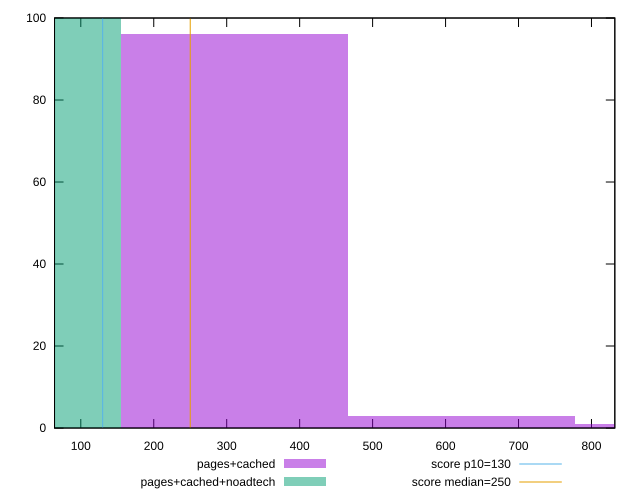

This chart was generated by the following gnuplot code:
reset

$pagesCached <<EOF
932.8197538667467 1
310.93991795558225 96
621.8798359111645 3
EOF

$pagesCachedNoadtech <<EOF
0 100
EOF

set key outside below
set boxwidth 310.93991795558225
set xrange [64:832]
set yrange [0:100]
set trange [0:100]
set style fill transparent solid 0.5 noborder

set parametric
set terminal svg size 640, 500 enhanced background rgb 'white'
set output "report_00023_2021-02-20T12:14:57.249Z/max-potential-fid/comparison/histogram/1_vs_2.svg"

plot $pagesCached title "pages+cached" with boxes, \
     $pagesCachedNoadtech title "pages+cached+noadtech" with boxes, \
     130,t title "score p10=130", \
     250,t title "score median=250"

reset
